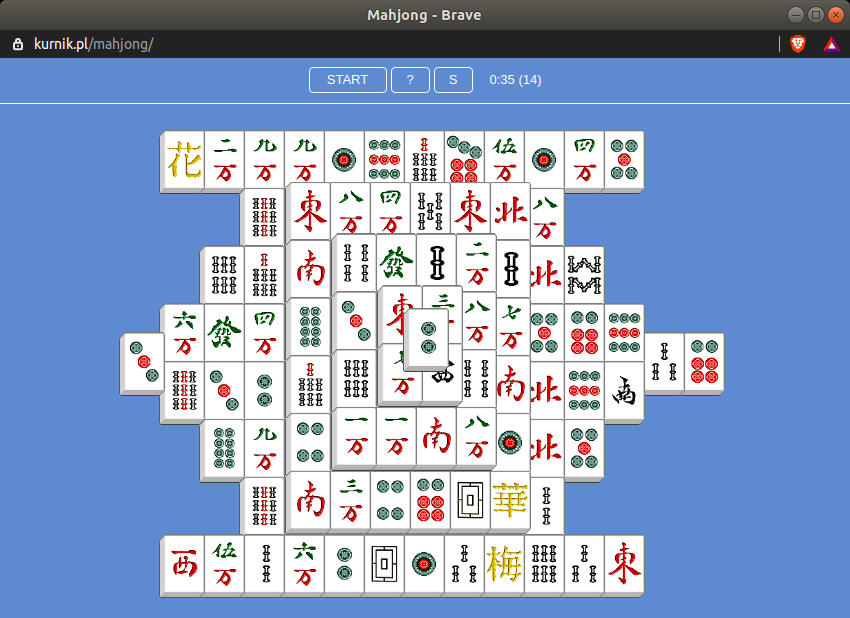
#> input picture mahjong.png, 850 x 618 px
$ jupyter execute --allow-errors mahjong.ipynb
#> lines starting #> are read from the running program, lines starting #| are printed output that depends on the picture
[cell 1]
import cv2
import pyautogui
import mss
import numpy as np

pyautogui.FAILSAFE = True

[cell 2]
# Setup
threshold = 0.2  # Acceptable detection error
min_th, max_th = (1-threshold, 1+threshold)
img_path = 'mahjong.png'
pattern_path = 'pattern.png'

[cell 3]
def get_ratios():
    """Helper function to understand a tile shape.
    Unfortunately, resizing game window can change tile shape,
    thus different approach have to be considered."""

    img_rgb = cv2.imread(img_path, 0)
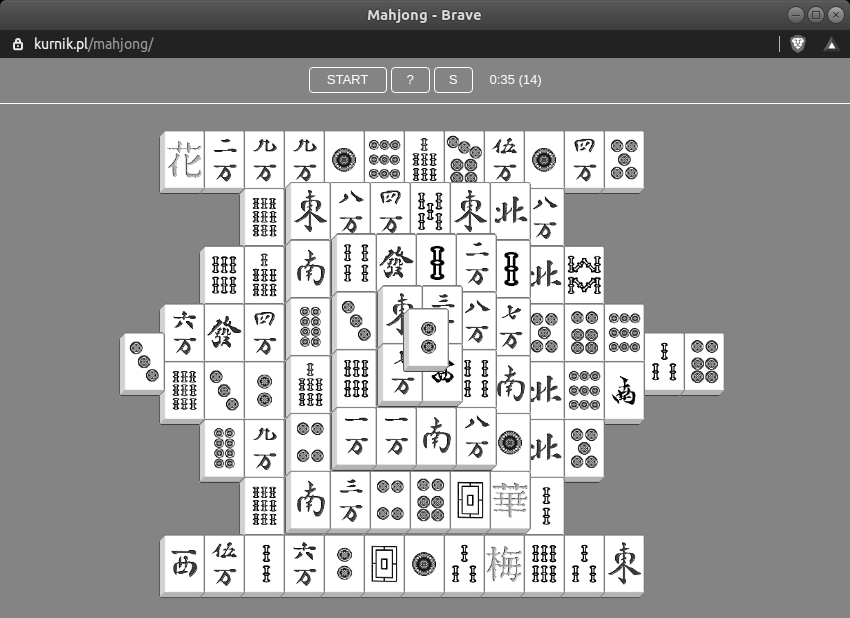
#> img_rgb: shape (618, 850); min 0, max 255, mean 158.6
    i_w, i_h = img_rgb.shape[::-1]
#> i_w = 850; i_h = 618
    template = cv2.imread(pattern_path, 0)
    t_w, t_h = template.shape[::-1]
    rec_ratio = t_w/t_h  # Expected tile ratio
    height_ratio = t_h/i_h  # Expected tile-to-board height ratio
    return rec_ratio, height_ratio, i_w, i_h

#> (the rest of this cell did not finish here and is left out)
